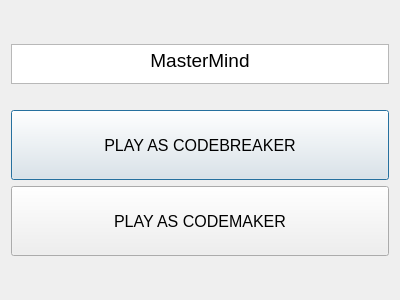
<?xml version="1.0" encoding="UTF-8"?>
<ui version="4.0">
 <class>NewGame</class>
 <widget class="QDialog" name="NewGame">
  <property name="geometry">
   <rect>
    <x>0</x>
    <y>0</y>
    <width>400</width>
    <height>300</height>
   </rect>
  </property>
  <property name="windowTitle">
   <string>New Game</string>
  </property>
  <layout class="QVBoxLayout" name="verticalLayout_2">
   <item>
    <layout class="QGridLayout" name="gridLayout">
     <item row="4" column="0">
      <layout class="QVBoxLayout" name="verticalLayout">
       <item>
        <widget class="QPushButton" name="breaker_b">
         <property name="minimumSize">
          <size>
           <width>0</width>
           <height>70</height>
          </size>
         </property>
         <property name="font">
          <font>
           <family>Arial</family>
           <pointsize>12</pointsize>
          </font>
         </property>
         <property name="text">
          <string>PLAY AS CODEBREAKER</string>
         </property>
        </widget>
       </item>
       <item>
        <widget class="QPushButton" name="maker_b">
         <property name="minimumSize">
          <size>
           <width>0</width>
           <height>70</height>
          </size>
         </property>
         <property name="font">
          <font>
           <family>Arial</family>
           <pointsize>12</pointsize>
          </font>
         </property>
         <property name="text">
          <string>PLAY AS CODEMAKER</string>
         </property>
        </widget>
       </item>
      </layout>
     </item>
     <item row="2" column="0">
      <widget class="QTextEdit" name="textEdit">
       <property name="maximumSize">
        <size>
         <width>16777215</width>
         <height>40</height>
        </size>
       </property>
       <property name="baseSize">
        <size>
         <width>0</width>
         <height>20</height>
        </size>
       </property>
       <property name="font">
        <font>
         <family>Arial</family>
         <pointsize>14</pointsize>
        </font>
       </property>
       <property name="html">
        <string>&lt;!DOCTYPE HTML PUBLIC &quot;-//W3C//DTD HTML 4.0//EN&quot; &quot;http://www.w3.org/TR/REC-html40/strict.dtd&quot;&gt;
&lt;html&gt;&lt;head&gt;&lt;meta name=&quot;qrichtext&quot; content=&quot;1&quot; /&gt;&lt;style type=&quot;text/css&quot;&gt;
p, li { white-space: pre-wrap; }
&lt;/style&gt;&lt;/head&gt;&lt;body style=&quot; font-family:'Arial'; font-size:14pt; font-weight:400; font-style:normal;&quot;&gt;
&lt;p align=&quot;center&quot; style=&quot; margin-top:0px; margin-bottom:0px; margin-left:0px; margin-right:0px; -qt-block-indent:0; text-indent:0px;&quot;&gt;&lt;span style=&quot; font-family:'MS Shell Dlg 2';&quot;&gt;MasterMind&lt;/span&gt;&lt;/p&gt;&lt;/body&gt;&lt;/html&gt;</string>
       </property>
      </widget>
     </item>
     <item row="3" column="0">
      <spacer name="verticalSpacer">
       <property name="orientation">
        <enum>Qt::Vertical</enum>
       </property>
       <property name="sizeType">
        <enum>QSizePolicy::Maximum</enum>
       </property>
       <property name="sizeHint" stdset="0">
        <size>
         <width>20</width>
         <height>20</height>
        </size>
       </property>
      </spacer>
     </item>
    </layout>
   </item>
  </layout>
 </widget>
 <resources/>
 <connections/>
</ui>
